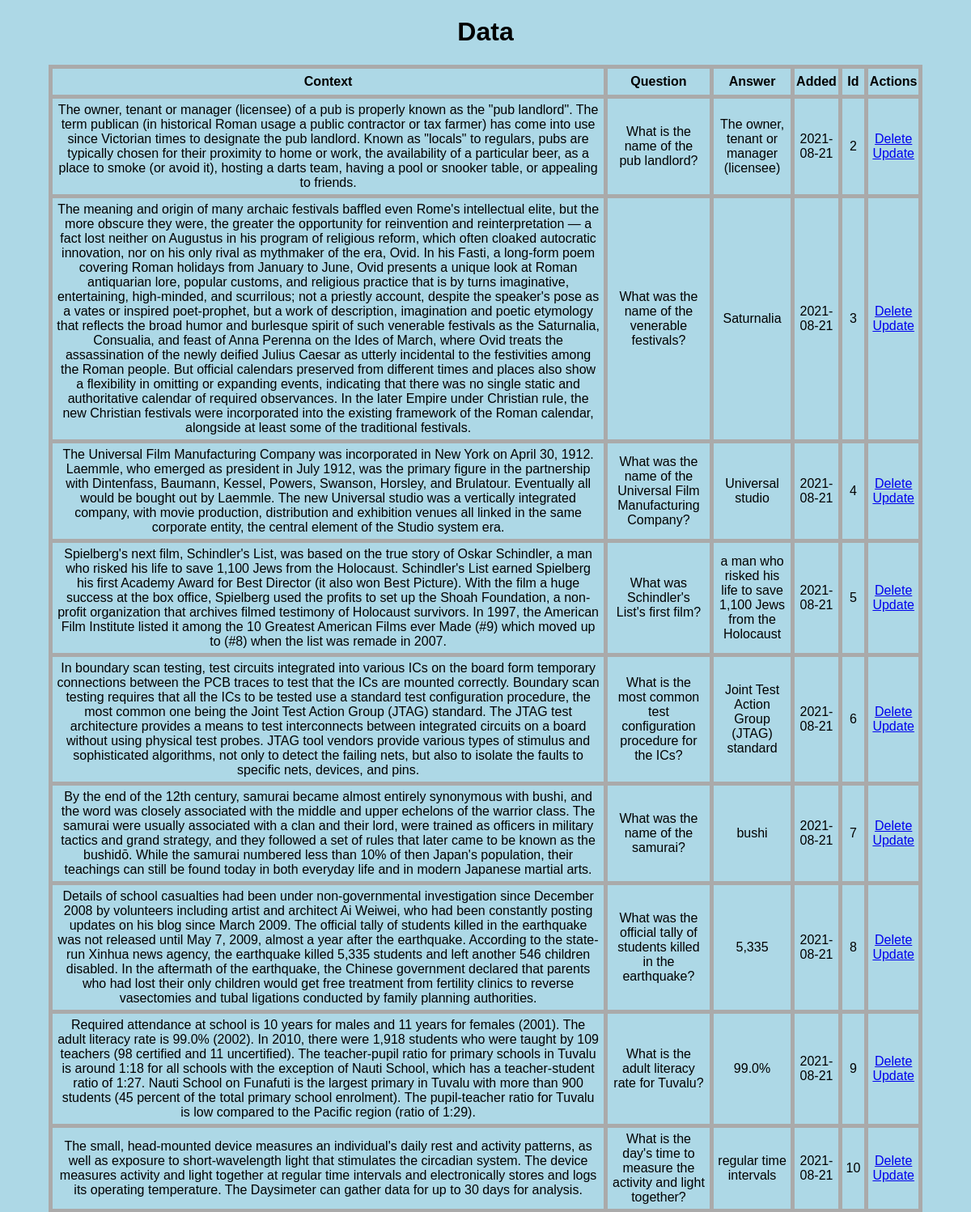
The page / (upper part) on the database its author committed.
### app.py (models this page shows, shortened)
class Todo(db.Model):
    id = db.Column(db.Integer, primary_key=True)
    context = db.Column(db.String(2000), nullable=True)
    question = db.Column(db.String(200), nullable=True)
    answer = db.Column(db.String(200), nullable=True)
    date_created = db.Column(db.DateTime, default=datetime.utcnow)

### app.py (the view)
@app.route('/', methods=['POST', 'GET'])
def index():
    if request.method == 'POST':
        task_context = request.get_json()
        if (task_context==None) :
           task_context = request.form['context']
        else :
           task_context = task_context['context']
        question = pipeline.generate_question(task_context)
        answer = pipeline.predict_answer(task_context, question)
        new_task = Todo(context=task_context, question=question, answer=answer)
        try:
            db.session.add(new_task)
            db.session.commit()
            return redirect('/')
        except:
            return 'There was an issue adding your task'
    else:
        tasks = Todo.query.order_by(Todo.date_created).all()
        return render_template('index.html', tasks=tasks)

### templates/index.html (shortened to what this page needs)
{% extends 'base.html' %}
{% block body %}
<div class="context">
    <h1 style="text-align: center">Data</h1>
    {% if tasks|length < 1 %}
    <h4 style="text-align: center">There is no data. add one below!</h4>
    {% else %}
    <table>
        <tr>
            <th>Context</th>
            <th>Question</th>
            <th>Answer</th>
            <th>Added</th>
            <th>Id</th>
            <th>Actions</th>
        </tr>
        {% for task in tasks %}
            <tr>
                <td>{{ task.context }}</td>
                <td>{{ task.question }}</td>
                <td>{{ task.answer }}</td>
                <td>{{ task.date_created.date() }}</td>
                <td>{{ task.id }}</td>
                <td>
                    <a href="/delete/{{task.id}}">Delete</a>
                    <br>
                    <a href="/update/{{task.id}}">Update</a>
                </td>
            </tr>
        {% endfor %}
    </table>
    {% endif %}
</div>
{% endblock %}

### templates/base.html (shortened to what this page needs)
<!DOCTYPE html>
<html lang="en">
<head>
    <link rel="stylesheet" href="{{ url_for('static', filename='css/main.css') }}">
</head>
<body>
    {% block body %}{% endblock %}
</body>
</html>

### static/css/main.css (style rules this page uses)
body, html { margin: 0; font-family: sans-serif; background-color: lightblue; }
.context { margin: 0 auto; width: 90%; }
table, td, th { border: 5px solid #aaa; }
table { border-collapse: collapse; width: 100%; }
th { height: 30px; }
td { text-align: center; padding: 5px; }

### rows shown on the page
Todo: context "The owner, tenant or manager (licensee) of a pub is properly known as the \"pub landlord\". The term publican (in historical Roman usage a public contractor or tax farmer) has come into use since Victorian times to designate the pub landlord. Known as \"locals\" to regulars, pubs are typically chosen for their proximity to home or work, the availability of a particular beer, as a place to smoke (or avoid it), hosting a darts team, having a pool or snooker table, or appealing to friends.", question "What is the name of the pub landlord?", answer "The owner, tenant or manager (licensee)", date_created "2021-08-21", id "2"
Todo: context "The meaning and origin of many archaic festivals baffled even Rome's intellectual elite, but the more obscure they were, the greater the opportunity for reinvention and reinterpretation — a fact lost neither on Augustus in his program of religious reform, which often cloaked autocratic innovation, nor on his only rival as mythmaker of the era, Ovid. In his Fasti, a long-form poem covering Roman holidays from January to June, Ovid presents a unique look at Roman antiquarian lore, popular customs, and religious practice that is by turns imaginative, entertaining, high-minded, and scurrilous; not a priestly account, despite the speaker's pose as a vates or inspired poet-prophet, but a work of…", question "What was the name of the venerable festivals?", answer "Saturnalia", date_created "2021-08-21", id "3"
Todo: context "The Universal Film Manufacturing Company was incorporated in New York on April 30, 1912. Laemmle, who emerged as president in July 1912, was the primary figure in the partnership with Dintenfass, Baumann, Kessel, Powers, Swanson, Horsley, and Brulatour. Eventually all would be bought out by Laemmle. The new Universal studio was a vertically integrated company, with movie production, distribution and exhibition venues all linked in the same corporate entity, the central element of the Studio system era.", question "What was the name of the Universal Film Manufacturing Company?", answer "Universal studio", date_created "2021-08-21", id "4"
Todo: context "Spielberg's next film, Schindler's List, was based on the true story of Oskar Schindler, a man who risked his life to save 1,100 Jews from the Holocaust. Schindler's List earned Spielberg his first Academy Award for Best Director (it also won Best Picture). With the film a huge success at the box office, Spielberg used the profits to set up the Shoah Foundation, a non-profit organization that archives filmed testimony of Holocaust survivors. In 1997, the American Film Institute listed it among the 10 Greatest American Films ever Made (#9) which moved up to (#8) when the list was remade in 2007.", question "What was Schindler's List's first film?", answer "a man who risked his life to save 1,100 Jews from the Holocaust", date_created "2021-08-21", id "5"
Todo: context "In boundary scan testing, test circuits integrated into various ICs on the board form temporary connections between the PCB traces to test that the ICs are mounted correctly. Boundary scan testing requires that all the ICs to be tested use a standard test configuration procedure, the most common one being the Joint Test Action Group (JTAG) standard. The JTAG test architecture provides a means to test interconnects between integrated circuits on a board without using physical test probes. JTAG tool vendors provide various types of stimulus and sophisticated algorithms, not only to detect the failing nets, but also to isolate the faults to specific nets, devices, and pins.", question "What is the most common test configuration procedure for the ICs?", answer "Joint Test Action Group (JTAG) standard", date_created "2021-08-21", id "6"
Todo: context "By the end of the 12th century, samurai became almost entirely synonymous with bushi, and the word was closely associated with the middle and upper echelons of the warrior class. The samurai were usually associated with a clan and their lord, were trained as officers in military tactics and grand strategy, and they followed a set of rules that later came to be known as the bushidō. While the samurai numbered less than 10% of then Japan's population, their teachings can still be found today in both everyday life and in modern Japanese martial arts.", question "What was the name of the samurai?", answer "bushi", date_created "2021-08-21", id "7"
Todo: context "Details of school casualties had been under non-governmental investigation since December 2008 by volunteers including artist and architect Ai Weiwei, who had been constantly posting updates on his blog since March 2009. The official tally of students killed in the earthquake was not released until May 7, 2009, almost a year after the earthquake. According to the state-run Xinhua news agency, the earthquake killed 5,335 students and left another 546 children disabled. In the aftermath of the earthquake, the Chinese government declared that parents who had lost their only children would get free treatment from fertility clinics to reverse vasectomies and tubal ligations conducted by family…", question "What was the official tally of students killed in the earthquake?", answer "5,335", date_created "2021-08-21", id "8"
Todo: context "Required attendance at school is 10 years for males and 11 years for females (2001). The adult literacy rate is 99.0% (2002). In 2010, there were 1,918 students who were taught by 109 teachers (98 certified and 11 uncertified). The teacher-pupil ratio for primary schools in Tuvalu is around 1:18 for all schools with the exception of Nauti School, which has a teacher-student ratio of 1:27. Nauti School on Funafuti is the largest primary in Tuvalu with more than 900 students (45 percent of the total primary school enrolment). The pupil-teacher ratio for Tuvalu is low compared to the Pacific region (ratio of 1:29).", question "What is the adult literacy rate for Tuvalu?", answer "99.0%", date_created "2021-08-21", id "9"
Todo: context "The small, head-mounted device measures an individual's daily rest and activity patterns, as well as exposure to short-wavelength light that stimulates the circadian system. The device measures activity and light together at regular time intervals and electronically stores and logs its operating temperature. The Daysimeter can gather data for up to 30 days for analysis.", question "What is the day's time to measure the activity and light together?", answer "regular time intervals", date_created "2021-08-21", id "10"
